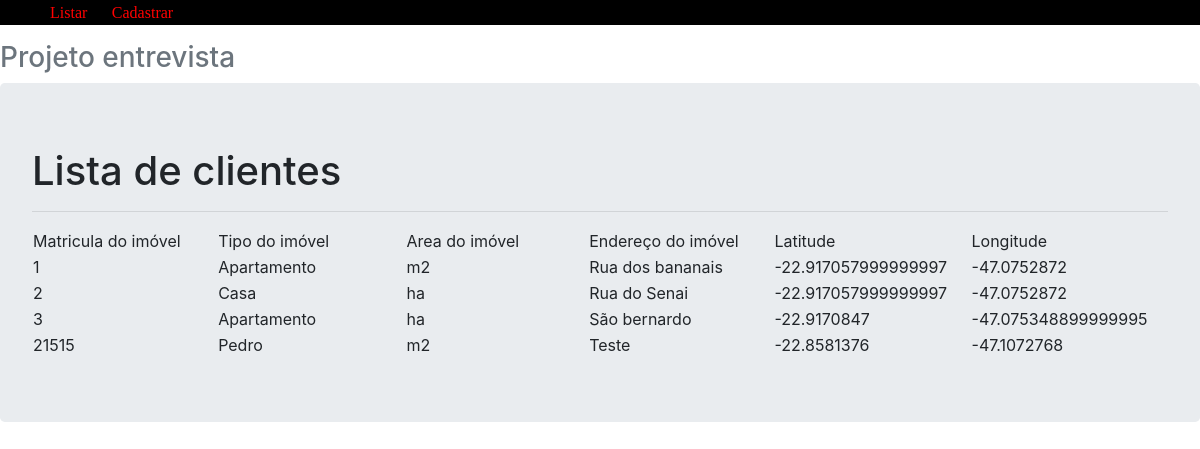
Page /listar on the earlier database version.
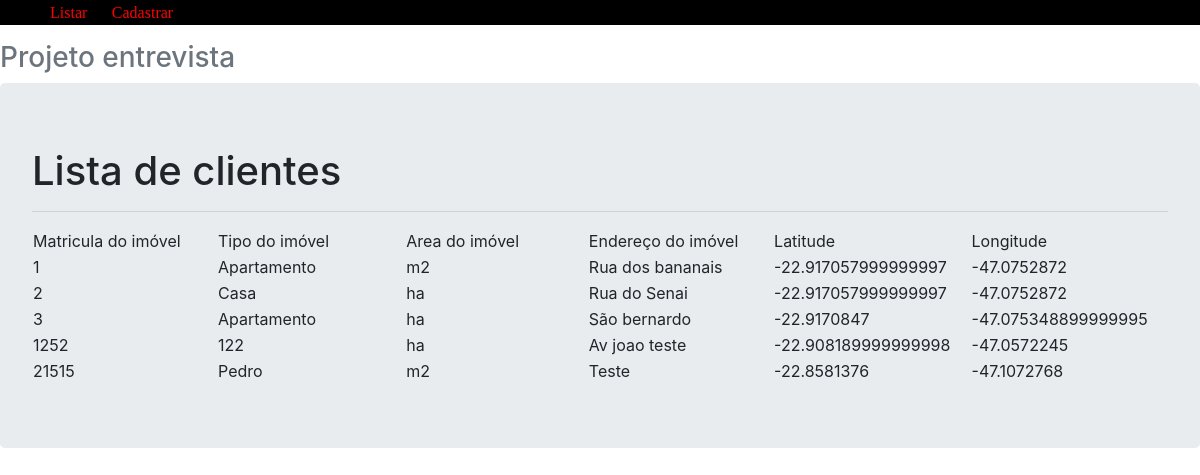
Same page on the later database version.
### app/models/tables.py (models this page shows)
class Imovel(db.Model):
    __tablename__ = "imovel"
    matricula = db.Column(db.Integer, primary_key=True)
    tipoImovel = db.Column(db.String)
    areaImovel = db.Column(db.String)
    enderecoUser = db.Column(db.String)
    latUser = db.Column(db.String)
    longUser = db.Column(db.String)

### app/controllers/default.py (the view)
@app.route("/listar/")
@app.route("/listar", methods=["GET", "POST"])
def listar():
    imoveis = Imovel.query.all()
    return render_template("listar.html", imoveis=imoveis)

### app/templates/listar.html
{% extends 'base.html' %}
{% block content %}
<div class="jumbotron">
    <h1>Lista de clientes</h1>
    <hr>
    <table>
        <tr>
            <td width="200">Matricula do imóvel</td>
            <td width="200">Tipo do imóvel</td>
            <td width="200">Area do imóvel</td>
            <td width="200">Endereço do imóvel</td>
            <td width="200">Latitude</td>
            <td width="200">Longitude</td>
        </tr>
        {% for imovel in imoveis %}
        <tr>
            <td width="101">{{ imovel.matricula}}</td>
            <td width="130">{{ imovel.tipoImovel }}</td>
            <td width="130">{{ imovel.areaImovel }}</td>
            <td width="130">{{ imovel.enderecoUser }}</td>
            <td width="130">{{ imovel.latUser }}</td>
            <td width="130">{{ imovel.longUser }}</td>
        </tr>
        {%endfor%}
    </table>
</div>
{% endblock %}  }

Differences in the rows shown:
added Imovel: matricula "1252", tipoImovel "122", areaImovel "ha", enderecoUser "Av joao teste", latUser "-22.908189999999998", longUser "-47.0572245"
